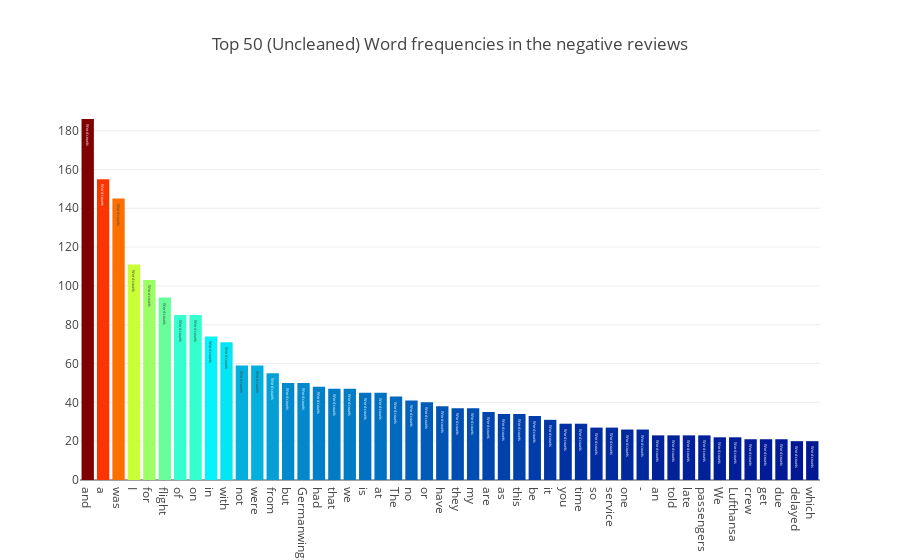

Notebook code for this chart:
### Markdown cell above
- Show top 50 word frequencies of negative reviews, i.e., not recommended.

### Code cell
all_words = df_review[df_review['Recommended']=="no"]["Review"].str.split(expand=True).unstack().value_counts()
data = [go.Bar(
            x = all_words.index.values[2:50],
            y = all_words.values[2:50],
            marker= dict(colorscale='Jet',
                         color = all_words.values[2:100]
                        ),
            text='Word counts'
    )]

layout = go.Layout(
    title='Top 50 (Uncleaned) Word frequencies in the negative reviews'
)

fig = go.Figure(data=data, layout=layout)

py.iplot(fig, filename='basic-bar')

### Figure 1 — Plotly figure (JSON) as saved in the notebook; plotly's stock layout.template omitted (floating-point values rounded to 4 significant figures)
{"data": [{"marker": {"color": [186, 155, 145, 111, 103, 94, 85, 85, 74, 71, 59, 59, 55, 50, 50, 48, 47, 47, 45, 45, 43, 41, 40, 38, 37, 37, 35, 34, 34, 33, 31, 29, 29, 27, 27, 26, 26, 23, 23, 23, 23, 22, 22, 21, 21, 21, 20, 20, 20, 19, 19, 18, 17, 17, 17, 16, 16, 16, 16, 16, 16, 16, 15, 15, 15, 15, 15, 15, 14, 14, 14, 14, 14, 14, 13, 13, 13, 13, 13, 13, 13, 12, 12, 12, 12, 12, 12, 12, 12, 12, 12, 12, 12, 12, 11, 11, 11, 11], "colorscale": "Jet"}, "text": "Word counts", "type": "bar", "uid": "a7badd6c-ad2d-4117-b62a-95a28bcebdbd", "x": ["and", "a", "was", "I", "for", "flight", "of", "on", "in", "with", "not", "were", "from", "but", "Germanwings", "had", "that", "we", "is", "at", "The", "no", "or", "have", "they", "my", "are", "as", "this", "be", "it", "you", "time", "so", "service", "one", "-", "an", "told", "late", "passengers", "We", "Lufthansa", "crew", "get", "due", "delayed", "which"], "y": [186, 155, 145, 111, 103, 94, 85, 85, 74, 71, 59, 59, 55, 50, 50, 48, 47, 47, 45, 45, 43, 41, 40, 38, 37, 37, 35, 34, 34, 33, 31, 29, 29, 27, 27, 26, 26, 23, 23, 23, 23, 22, 22, 21, 21, 21, 20, 20]}], "layout": {"title": {"text": "Top 50 (Uncleaned) Word frequencies in the negative reviews"}}}
